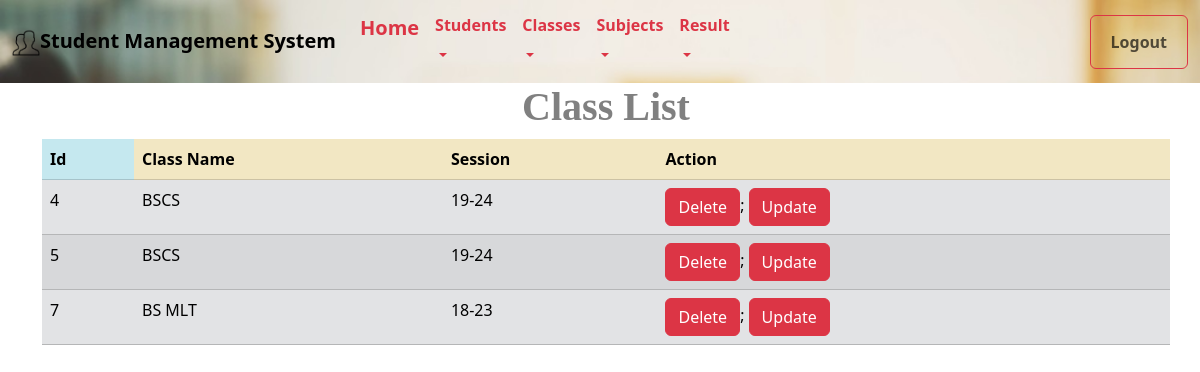
The page /viewclass.php on the database its author committed.
### tables this page shows
CREATE TABLE `tblclass` (
  `id` int(11) NOT NULL,
  `classname` varchar(20) NOT NULL,
  `session` varchar(30) NOT NULL
);

### viewclass.php (the view, shortened to what this page needs)
<?php
include('connect.php');
include('menu.php');
?>
<!DOCTYPE html>
<html >
<head>
    <link href="https://cdn.jsdelivr.net/npm/bootstrap@5.3.2/dist/css/bootstrap.min.css" rel="stylesheet">
</head>
<body>
    <center>
    <div class="container">
        <h1 style="color: gray"> <b>Class List </b></h1>
            <table class="table table-striped table-responsive table-secondary">
                <tr>
             <td class="table-info"><b> Id </b></td>
             <td class="table-warning"> <b>Class Name </b></td>
             <td class="table-warning"> <b>Session </b></td>
             <td class="table-warning"><b> Action </b></td>
                </tr>
                <?php
                  $qry="SELECT * FROM tblclass";
                  $result=mysqli_query($conn,$qry);
                  if(mysqli_num_rows($result)>0)
                  {
                     while($row= mysqli_fetch_assoc($result))
                     {
                        echo "<tr>";
                        echo "<td>". $row['id']."</td>";
                        echo "<td>". $row['classname']."</td>";
                       echo "<td>". $row['session']."</td>";
                       echo "<td>
                        <a href='deleteclass.php?id=".$row['id']." 'class='btn btn-danger'> Delete</a>;
                        <a href='editeclass.php?id=".$row['id']." 'class='btn btn-danger'> Update </a>
                        </td>";
                                echo "</tr>";
                     }
                  }
                else{
                    echo "record not found";
                }
                ?>
       </table>
    </div>
            </center>
  </body>
 </html>

### viewclass.php (style rules this page uses)
.container { padding-right: 0px; }
h1 { font-family: 'Times New Roman'; }

### rows shown on the page
tblclass: id "4", classname "BSCS", session "19-24"
tblclass: id "5", classname "BSCS", session "19-24"
tblclass: id "7", classname "BS MLT", session "18-23"
